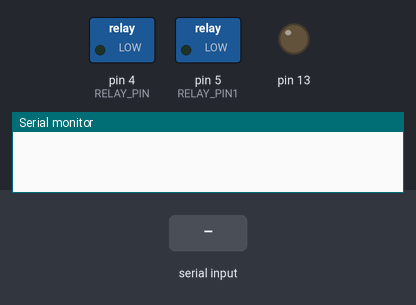
Bench run of a sketch on a simulated Arduino Uno, built with avr-gcc and run on an emulated ATmega328P. Parts: switched loads named in the sketch (green lamp = pin HIGH), output pins drawn as LEDs (lit = HIGH), the last lines printed to the serial monitor. The inputs (shaded band) are chosen by the test bench.

Above: at 1.2 s.
1.3 s: "1" received over Serial
At 2.5 s:
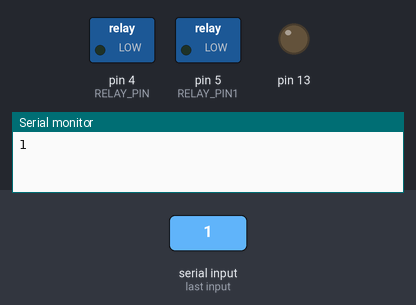
2.8 s: "2" received over Serial
At 3.7 s:
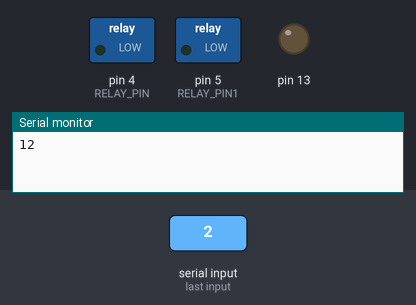
Timing chart, 0 to 5.8 s (numbered marks = the images above; inputs shaded):
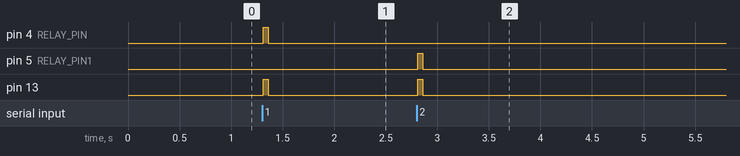

Measured:
- after the input at 1.3 s, pin 4 (RELAY_PIN), pin 13: LOW → HIGH at once, → LOW 0.05 s later
- after the input at 2.8 s, pin 5 (RELAY_PIN1), pin 13: LOW → HIGH at once, → LOW 0.05 s later

The sketch:

arduino_lock.ino
```cpp
char read;
String reads="";
String command;
const int RELAY_PIN = 4;
const int RELAY_PIN1 = 5;


void setup() {
  Serial.begin(9600);
  pinMode(13, OUTPUT);
  pinMode(RELAY_PIN, OUTPUT);
  pinMode(RELAY_PIN1, OUTPUT);
}

void loop() {
  command = lerSerial();
  if (command.length()>0) {
    Serial.print(command);
    if (command == "1"){
      digitalWrite(13, HIGH);
      digitalWrite(RELAY_PIN, HIGH);
      delay(50);
      digitalWrite(13, LOW);
      digitalWrite(RELAY_PIN, LOW);
    }

    if (command == "2") {
      digitalWrite(13, HIGH);
      digitalWrite(RELAY_PIN1, HIGH);
      delay(50);
      digitalWrite(13, LOW);
      digitalWrite(RELAY_PIN1, LOW);

    }


  }
}

String lerSerial(){
  reads ="";
  read=' ';
  while(Serial.available()>0){
    read = (byte)Serial.read();
    reads += read;
    read = ' ';
    delay(10);
  }
  return reads;
}
```
